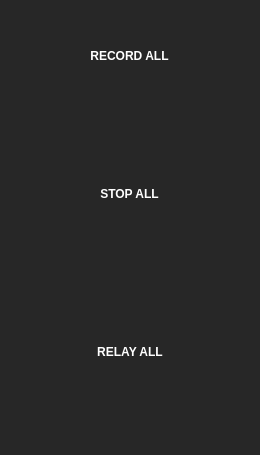
<?xml version="1.0" encoding="UTF-8"?>
<ui version="4.0">
 <class>ControlPanel</class>
 <widget class="QWidget" name="ControlPanel">
  <property name="geometry">
   <rect>
    <x>0</x>
    <y>0</y>
    <width>260</width>
    <height>455</height>
   </rect>
  </property>
  <property name="minimumSize">
   <size>
    <width>260</width>
    <height>400</height>
   </size>
  </property>
  <property name="windowTitle">
   <string>Form</string>
  </property>
  <property name="styleSheet">
   <string notr="true">color: rgb(39, 39, 39);
background-color: rgb(39, 39, 39);</string>
  </property>
  <layout class="QGridLayout" name="gridLayout_2">
   <property name="leftMargin">
    <number>0</number>
   </property>
   <property name="topMargin">
    <number>0</number>
   </property>
   <property name="rightMargin">
    <number>0</number>
   </property>
   <property name="bottomMargin">
    <number>0</number>
   </property>
   <property name="spacing">
    <number>0</number>
   </property>
   <item row="0" column="0">
    <widget class="QWidget" name="widget" native="true">
     <property name="minimumSize">
      <size>
       <width>260</width>
       <height>400</height>
      </size>
     </property>
     <layout class="QGridLayout" name="gridLayout" rowstretch="1,1,0,1,0,0,1,0,0">
      <property name="leftMargin">
       <number>0</number>
      </property>
      <property name="topMargin">
       <number>20</number>
      </property>
      <property name="rightMargin">
       <number>0</number>
      </property>
      <property name="bottomMargin">
       <number>0</number>
      </property>
      <property name="horizontalSpacing">
       <number>0</number>
      </property>
      <property name="verticalSpacing">
       <number>40</number>
      </property>
      <item row="0" column="0">
       <widget class="QWidget" name="Record" native="true">
        <layout class="QVBoxLayout" name="verticalLayout">
         <property name="spacing">
          <number>0</number>
         </property>
         <property name="leftMargin">
          <number>60</number>
         </property>
         <property name="topMargin">
          <number>21</number>
         </property>
         <property name="rightMargin">
          <number>60</number>
         </property>
         <property name="bottomMargin">
          <number>0</number>
         </property>
         <item alignment="Qt::AlignHCenter|Qt::AlignVCenter">
          <widget class="QLabel" name="label_record">
           <property name="minimumSize">
            <size>
             <width>0</width>
             <height>30</height>
            </size>
           </property>
           <property name="maximumSize">
            <size>
             <width>16777215</width>
             <height>30</height>
            </size>
           </property>
           <property name="layoutDirection">
            <enum>Qt::LeftToRight</enum>
           </property>
           <property name="styleSheet">
            <string notr="true">color: white;font: 14px 'Roboto'; font-weight:bold; </string>
           </property>
           <property name="text">
            <string>RECORD ALL</string>
           </property>
           <property name="textFormat">
            <enum>Qt::AutoText</enum>
           </property>
           <property name="scaledContents">
            <bool>false</bool>
           </property>
           <property name="alignment">
            <set>Qt::AlignCenter</set>
           </property>
           <property name="wordWrap">
            <bool>false</bool>
           </property>
           <property name="margin">
            <number>0</number>
           </property>
          </widget>
         </item>
         <item alignment="Qt::AlignHCenter">
          <widget class="QPushButton" name="pb_record">
           <property name="minimumSize">
            <size>
             <width>145</width>
             <height>100</height>
            </size>
           </property>
           <property name="maximumSize">
            <size>
             <width>120</width>
             <height>120</height>
            </size>
           </property>
           <property name="layoutDirection">
            <enum>Qt::LeftToRight</enum>
           </property>
           <property name="styleSheet">
            <string notr="true">QPushButton{
background-image: url(:/img/icon/Record-btn-V2.jpg);border:0;font-size:1px;
}

QPushButton::checked{
background-image: url(:/img/icon/Recording-btn-V2.jpg);
}
QPushButton:disabled {
background-image: url(:/img/icon/Record-btn-inv.jpg);
}




</string>
           </property>
           <property name="text">
            <string/>
           </property>
           <property name="icon">
            <iconset theme="0">
             <normaloff>.</normaloff>.</iconset>
           </property>
           <property name="checkable">
            <bool>true</bool>
           </property>
          </widget>
         </item>
        </layout>
       </widget>
      </item>
      <item row="8" column="0">
       <spacer name="verticalSpacer">
        <property name="orientation">
         <enum>Qt::Vertical</enum>
        </property>
        <property name="sizeHint" stdset="0">
         <size>
          <width>20</width>
          <height>120</height>
         </size>
        </property>
       </spacer>
      </item>
      <item row="2" column="0">
       <widget class="QWidget" name="Stop" native="true">
        <layout class="QVBoxLayout" name="verticalLayout_2">
         <property name="spacing">
          <number>0</number>
         </property>
         <property name="leftMargin">
          <number>60</number>
         </property>
         <property name="topMargin">
          <number>0</number>
         </property>
         <property name="rightMargin">
          <number>60</number>
         </property>
         <property name="bottomMargin">
          <number>0</number>
         </property>
         <item alignment="Qt::AlignHCenter">
          <widget class="QLabel" name="label_stop">
           <property name="minimumSize">
            <size>
             <width>0</width>
             <height>30</height>
            </size>
           </property>
           <property name="maximumSize">
            <size>
             <width>16777215</width>
             <height>30</height>
            </size>
           </property>
           <property name="layoutDirection">
            <enum>Qt::RightToLeft</enum>
           </property>
           <property name="styleSheet">
            <string notr="true">color: white;font: 14px 'Roboto'; font-weight:bold; </string>
           </property>
           <property name="text">
            <string>STOP ALL</string>
           </property>
           <property name="alignment">
            <set>Qt::AlignCenter</set>
           </property>
           <property name="margin">
            <number>0</number>
           </property>
          </widget>
         </item>
         <item alignment="Qt::AlignHCenter">
          <widget class="QPushButton" name="pb_stop">
           <property name="minimumSize">
            <size>
             <width>145</width>
             <height>100</height>
            </size>
           </property>
           <property name="maximumSize">
            <size>
             <width>120</width>
             <height>120</height>
            </size>
           </property>
           <property name="styleSheet">
            <string notr="true">QPushButton{
background-image: url(:/img/icon/Stop-btn-V2.jpg);border:0;font-size:1px;
}

QPushButton::checked{
background-image: url(:/img/icon/Stopped-btn-V2.jpg);
}
QPushButton:disabled {
background-image: url(:/img/icon/Stop-btn-inv.jpg);
}
</string>
           </property>
           <property name="text">
            <string/>
           </property>
           <property name="checkable">
            <bool>true</bool>
           </property>
          </widget>
         </item>
         <item>
          <spacer name="verticalSpacer_3">
           <property name="orientation">
            <enum>Qt::Vertical</enum>
           </property>
           <property name="sizeHint" stdset="0">
            <size>
             <width>20</width>
             <height>40</height>
            </size>
           </property>
          </spacer>
         </item>
        </layout>
       </widget>
      </item>
      <item row="4" column="0">
       <widget class="QWidget" name="Relay" native="true">
        <layout class="QVBoxLayout" name="verticalLayout_3">
         <property name="spacing">
          <number>0</number>
         </property>
         <property name="leftMargin">
          <number>60</number>
         </property>
         <property name="topMargin">
          <number>0</number>
         </property>
         <property name="rightMargin">
          <number>60</number>
         </property>
         <property name="bottomMargin">
          <number>0</number>
         </property>
         <item alignment="Qt::AlignHCenter">
          <widget class="QLabel" name="label_relay">
           <property name="minimumSize">
            <size>
             <width>0</width>
             <height>30</height>
            </size>
           </property>
           <property name="maximumSize">
            <size>
             <width>16777215</width>
             <height>30</height>
            </size>
           </property>
           <property name="styleSheet">
            <string notr="true">color: white;font: 14px 'Roboto'; font-weight:bold; </string>
           </property>
           <property name="text">
            <string>RELAY ALL</string>
           </property>
           <property name="alignment">
            <set>Qt::AlignCenter</set>
           </property>
           <property name="margin">
            <number>0</number>
           </property>
          </widget>
         </item>
         <item alignment="Qt::AlignHCenter">
          <widget class="QPushButton" name="pb_relay">
           <property name="minimumSize">
            <size>
             <width>145</width>
             <height>100</height>
            </size>
           </property>
           <property name="maximumSize">
            <size>
             <width>120</width>
             <height>120</height>
            </size>
           </property>
           <property name="cursor">
            <cursorShape>ArrowCursor</cursorShape>
           </property>
           <property name="styleSheet">
            <string notr="true">QPushButton{
background-image: url(:/img/icon/Relay-btn-V2.jpg);border:0;font-size:1px;
}
QPushButton:disabled {
background-image: url(:/img/icon/Relay-btn-inv.jpg);
}
</string>
           </property>
           <property name="text">
            <string/>
           </property>
           <property name="checkable">
            <bool>true</bool>
           </property>
           <property name="checked">
            <bool>false</bool>
           </property>
          </widget>
         </item>
         <item>
          <spacer name="verticalSpacer_2">
           <property name="orientation">
            <enum>Qt::Vertical</enum>
           </property>
           <property name="sizeHint" stdset="0">
            <size>
             <width>20</width>
             <height>40</height>
            </size>
           </property>
          </spacer>
         </item>
        </layout>
       </widget>
      </item>
      <item row="1" column="0">
       <spacer name="verticalSpacer_4">
        <property name="orientation">
         <enum>Qt::Vertical</enum>
        </property>
        <property name="sizeHint" stdset="0">
         <size>
          <width>20</width>
          <height>40</height>
         </size>
        </property>
       </spacer>
      </item>
     </layout>
    </widget>
   </item>
  </layout>
 </widget>
 <resources/>
 <connections/>
</ui>
